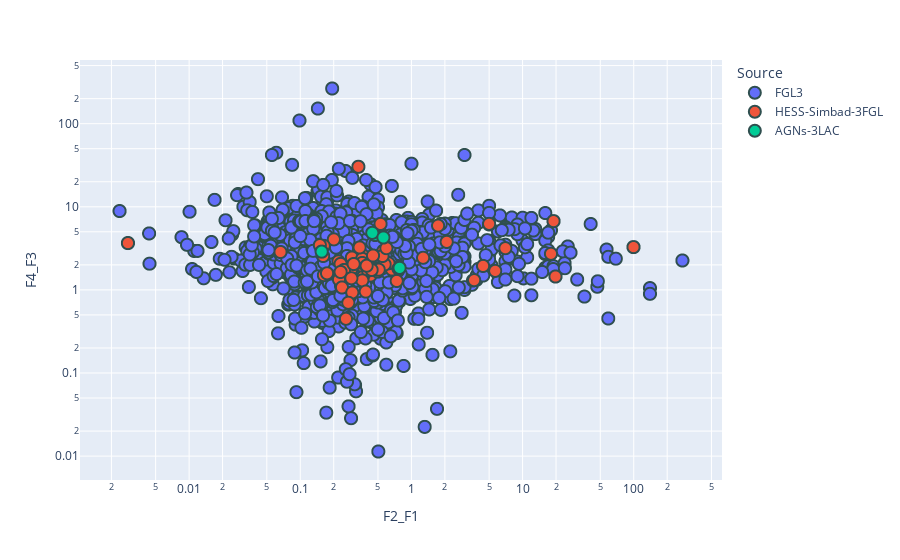

This figure's notebook cell:
### Markdown cell above
And now lets plot using Plotly:
- Flux ratios F2/F1 vs F4/F3
- In a log. scale 
- Color coded according to the Source 
- Using fancy markers 
- Adding a legend

### Code cell
fig = px.scatter(
    Data,
    x="F2_F1",
    y="F4_F3",
    log_x=True,
    log_y=True,
    color="Source",
    hover_name="TYPE",
)
fig.update_traces(
    marker={"size": 12, "line": {"width": 2, "color": "DarkSlateGrey"}},
    selector={"mode": "markers"},
)
fig.show()

### Figure 1 — Plotly figure (JSON) as saved in the notebook; plotly's stock layout.template omitted (floating-point values rounded to 4 significant figures; data arrays with more than 128 entries replaced by an {"elided": "..."} marker saying what was removed)
{"data": [{"hovertemplate": "<b>%{hovertext}</b><br><br>Source=FGL3<br>F2_F1=%{x}<br>F4_F3=%{y}<extra></extra>", "hovertext": {"elided": "3034 str values"}, "legendgroup": "FGL3", "marker": {"color": "#636efa", "line": {"color": "DarkSlateGrey", "width": 2}, "size": 12, "symbol": "circle"}, "mode": "markers", "name": "FGL3", "showlegend": true, "type": "scattergl", "x": {"elided": "3034 float values"}, "xaxis": "x", "y": {"elided": "3034 float values"}, "yaxis": "y"}, {"hovertemplate": "<b>%{hovertext}</b><br><br>Source=HESS-Simbad-3FGL<br>F2_F1=%{x}<br>F4_F3=%{y}<extra></extra>", "hovertext": ["gamma", "gamma", "HighMassXBin", "Pulsar", "SNRemnant", "Pulsar", "HighMassXBin", "gamma", "Pulsar", "BLLac", "Pulsar", "Pulsar", "gamma", "Pulsar", "Pulsar", "Pulsar", "gamma", "gamma", "Pulsar", "Pulsar", "gamma", "gamma", "HighMassXBin", "gamma", "gamma", "gamma", "gamma", "gamma", "gamma", "gamma", "SNRemnant", "SNRemnant", "SNRemnant", "gamma", "gamma", "gamma", "gamma", "Region", "gamma", "SNRemnant", "gamma", "gamma", "SNRemnant", "gamma", "gamma", "gamma", "gamma", "SNRemnant", "gamma", "Pulsar", "Pulsar", "HighMassXBin", "SNRemnant", "SNRemnant", "Pulsar", "Pulsar", "gamma", "gamma", "Pulsar", "gamma", "gamma", "gamma", "gamma", "gamma", "gamma", "SNRemnant", "gamma", "gamma", "SNRemnant", "gamma", "BLLac", "BLLac", "BLLac"], "legendgroup": "HESS-Simbad-3FGL", "marker": {"color": "#EF553B", "line": {"color": "DarkSlateGrey", "width": 2}, "size": 12, "symbol": "circle"}, "mode": "markers", "name": "HESS-Simbad-3FGL", "showlegend": true, "type": "scattergl", "x": [0.7826, 0.5277, 0.554, 0.2203, 0.3632, 0.2891, 0.4278, 19.78, 0.6717, 0.4711, 0.3681, null, 0.2231, 0.6684, 0.2308, 0.3659, 0.4075, 0.002817, 0.06641, null, 0.2913, 0.1607, 1.274, 0.1632, 18.0, 0.2005, null, 7, 0.1543, 0.5764, 1.738, 0.361, 0.1627, 5.672, 4.414, 0.3612, 0.2577, 0.1501, 0.6229, 5.0, null, 0.5602, 0.5743, 0.5497, 0.2473, 99.5, 0.3616, null, 0.7375, 0.3333, 0.4984, 0.2373, 0.1744, 0.5952, null, 2.077, 0.3882, 0.5079, 0.4388, 0.2939, 0.7654, 0.2308, 19, 0.3957, 0.2706, 0.3421, 0.2882, 0.4513, 3.667, 0.3023, 0.4444, 0.5595, 0.1558], "xaxis": "x", "y": [1.84, 6.223, 1.832, 2.204, 2.625, 1.795, 1.488, 1.449, 1.871, 4.58, 1.901, 2.753, 1.332, 1.76, 2.054, 1.429, 1.707, 3.66, 2.857, 3.175, 2.45, 2.559, 2.436, 1.504, 2.72, 4.055, 3.607, 3.175, 3.108, 2.245, 5.936, 2.369, 3.393, 1.694, 1.941, 2.109, 0.449, 3.454, 2.09, 6.236, 5.704, 2.96, 2.023, 2.558, 1.735, 3.272, 1.302, 2.651, 1.281, 30.28, 1.658, 1.069, 1.585, 3.177, 3.477, 3.782, 0.9541, 1.752, 1.74, 0.9312, 1.801, 1.644, 6.724, 1.954, 0.7006, 3.242, 1.38, 2.594, 1.31, 2.047, 4.856, 4.273, 2.886], "yaxis": "y"}, {"hovertemplate": "<b>%{hovertext}</b><br><br>Source=AGNs-3LAC<br>F2_F1=%{x}<br>F4_F3=%{y}<extra></extra>", "hovertext": ["AGN", "AGN", "AGN", "AGN", "AGN"], "legendgroup": "AGNs-3LAC", "marker": {"color": "#00cc96", "line": {"color": "DarkSlateGrey", "width": 2}, "size": 12, "symbol": "circle"}, "mode": "markers", "name": "AGNs-3LAC", "showlegend": true, "type": "scattergl", "x": [0.7826, 0.4711, 0.4444, 0.5595, 0.1558], "xaxis": "x", "y": [1.84, 4.58, 4.856, 4.273, 2.886], "yaxis": "y"}], "layout": {"legend": {"title": {"text": "Source"}, "tracegroupgap": 0}, "margin": {"t": 60}, "xaxis": {"anchor": "y", "domain": [0, 1], "title": {"text": "F2_F1"}, "type": "log"}, "yaxis": {"anchor": "x", "domain": [0, 1], "title": {"text": "F4_F3"}, "type": "log"}}}
